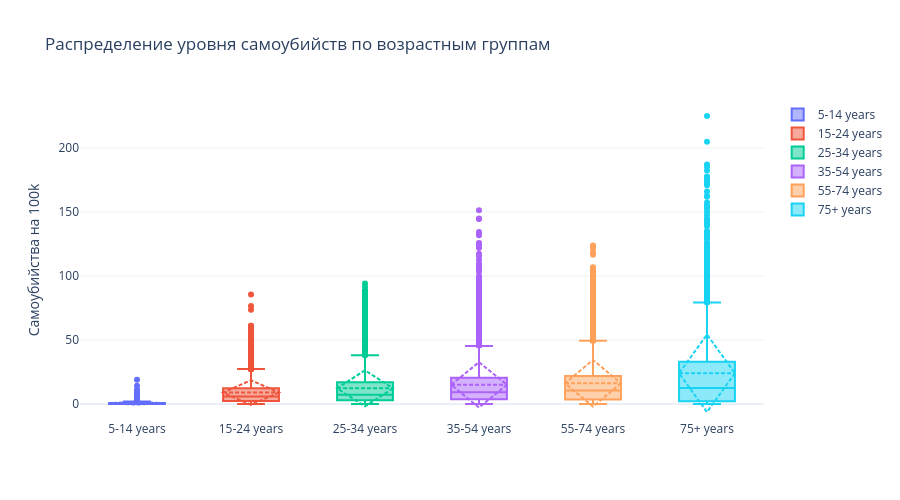

Notebook code cell kept with this figure:
### Markdown cell above
## 7. Визуализация 3: Распределение по возрастным группам

### Code cell
# Боксплот по возрастам
fig3 = go.Figure()

ages_sorted = [k for k, v in sorted(age_order.items(), key=lambda x: x[1])]

for age in ages_sorted:
    age_data = df[df['age'] == age]['suicide_rate']
    fig3.add_trace(go.Box(
        y=age_data,
        name=age,
        boxmean='sd'
    ))

fig3.update_layout(
    title='Распределение уровня самоубийств по возрастным группам',
    yaxis_title='Самоубийства на 100k',
    height=500,
    template='plotly_white'
)

fig3.show()

# Средний уровень по возрастам
print("\nСредний уровень самоубийств по возрастным группам:")
age_stats = df.groupby('age')['suicide_rate'].agg(['mean', 'median', 'count']).round(2)
age_stats = age_stats.reindex(ages_sorted)
display(age_stats)

### Figure 1 — Plotly figure (JSON) as saved in the notebook; plotly's stock layout.template omitted (floating-point values rounded to 4 significant figures; data arrays with more than 128 entries replaced by an {"elided": "..."} marker saying what was removed)
{"data": [{"boxmean": "sd", "name": "5-14 years", "y": {"elided": "4594 float values"}, "type": "box"}, {"boxmean": "sd", "name": "15-24 years", "y": {"elided": "4626 float values"}, "type": "box"}, {"boxmean": "sd", "name": "25-34 years", "y": {"elided": "4626 float values"}, "type": "box"}, {"boxmean": "sd", "name": "35-54 years", "y": {"elided": "4626 float values"}, "type": "box"}, {"boxmean": "sd", "name": "55-74 years", "y": {"elided": "4626 float values"}, "type": "box"}, {"boxmean": "sd", "name": "75+ years", "y": {"elided": "4626 float values"}, "type": "box"}], "layout": {"title": {"text": "Распределение уровня самоубийств по возрастным группам"}, "yaxis": {"title": {"text": "Самоубийства на 100k"}}, "height": 500}}
